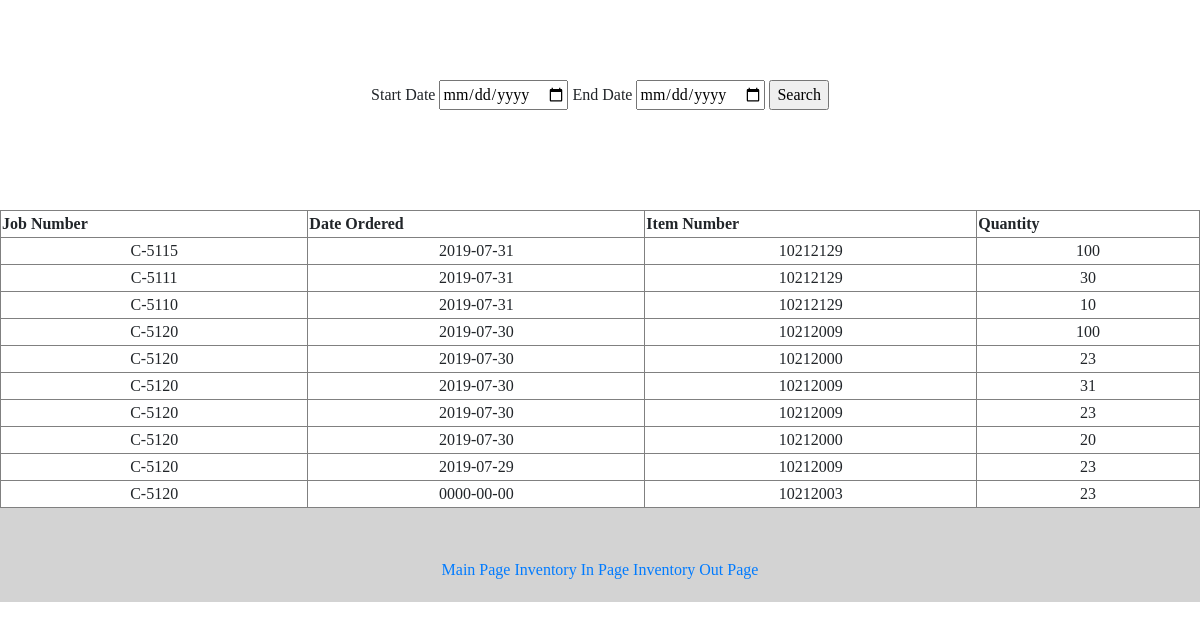
The page /summary.php on the database its author committed.
### tables this page shows
CREATE TABLE `orders` (
  `id` int(100) NOT NULL,
  `job_number` varchar(16) NOT NULL,
  `quantity` int(16) NOT NULL,
  `date_added` date NOT NULL,
  `item_number` int(11) NOT NULL
);

### summary.php (the view, shortened to what this page needs)
<?php
include 'include/config.inc.php';
?>
<!DOCTYPE html>
<html lang="en">
<head>
    <link rel="stylesheet" href="stylesheet/summary.css">
    <link rel="stylesheet" href="https://stackpath.bootstrapcdn.com/bootstrap/4.4.1/css/bootstrap.min.css">
    <link rel="stylesheet" href="stylesheet/inventory_out.css">
<center>
    <form method="POST" action="">
        Start Date <input type="date" class="dateFilter" name="fromDate" value="<?php if(isset($_POST["fromDate"])) echo $_POST['fromDate']; ?>">
        End Date <input type='date' class='dateFilter' name='endDate' value='<?php if(isset($_POST['endDate'])) echo $_POST['endDate']; ?>'>
        <input type='submit' name='but_search' value='Search'>
    </form>
<div style='height: 80%; overflow: auto;' >
 <table border='1' width='100%' style='border-collapse: collapse;margin-top: 20px;'>
   <tr>
     <th>Job Number</th>
     <th>Date Ordered</th>
     <th>Item Number</th>
     <th>Quantity</th>
   </tr>
   <?php
   $order_query = "SELECT * FROM orders WHERE 1 ";
    $order_query .= " ORDER BY date_added DESC";
    $orderRecords = mysqli_query($conn,$order_query);
    if(mysqli_num_rows($orderRecords) > 0){
      while($ordRecord = mysqli_fetch_assoc($orderRecords)){
        $jobNumber = $ordRecord['job_number'];
        $date_add = $ordRecord['date_added'];
        $itemNumber = $ordRecord['item_number'];
        $Quantity = $ordRecord['quantity'];
        echo "<tr>";
        echo "<td> <center>". $jobNumber ."</center> </td>";
        echo "<td> <center>". $date_add ."</center> </td>";
        echo "<td> <center>". $itemNumber ."</center> </td>";
        echo "<td> <center>". $Quantity ."</center> </td>";
        echo "</tr>";
      }
    }else{
      echo "<tr>";
      echo "<td colspan='4'>No record found.</td>";
      echo "</tr>";
    }
    ?>
  </table>
  </center>
<div class="menu">
    <a class="footer-link" href="index.php">Main Page</a>
    <a class="footer-link" href="inventory_in.php">Inventory In Page</a>
    <a class="footer-link" href="inventory_out.php">Inventory Out Page</a>
</div>
</body>
</html>

### stylesheet/summary.css (style rules this page uses)
.menu { background-color: lightgray; padding: 50px 0 20px; color: white; font-family: "Montserrat"; }

### stylesheet/inventory_out.css (style rules this page uses)
form { margin: 5em; }
.menu { font-family: 'Merriweather', serif; }

### rows shown on the page
orders: job_number "C-5115", date_added "2019-07-31", item_number "10212129", quantity "100"
orders: job_number "C-5111", date_added "2019-07-31", item_number "10212129", quantity "30"
orders: job_number "C-5110", date_added "2019-07-31", item_number "10212129", quantity "10"
orders: job_number "C-5120", date_added "2019-07-30", item_number "10212009", quantity "100"
orders: job_number "C-5120", date_added "2019-07-30", item_number "10212000", quantity "23"
orders: job_number "C-5120", date_added "2019-07-30", item_number "10212009", quantity "31"
orders: job_number "C-5120", date_added "2019-07-30", item_number "10212009", quantity "23"
orders: job_number "C-5120", date_added "2019-07-30", item_number "10212000", quantity "20"
orders: job_number "C-5120", date_added "2019-07-29", item_number "10212009", quantity "23"
orders: job_number "C-5120", date_added "0000-00-00", item_number "10212003", quantity "23"
